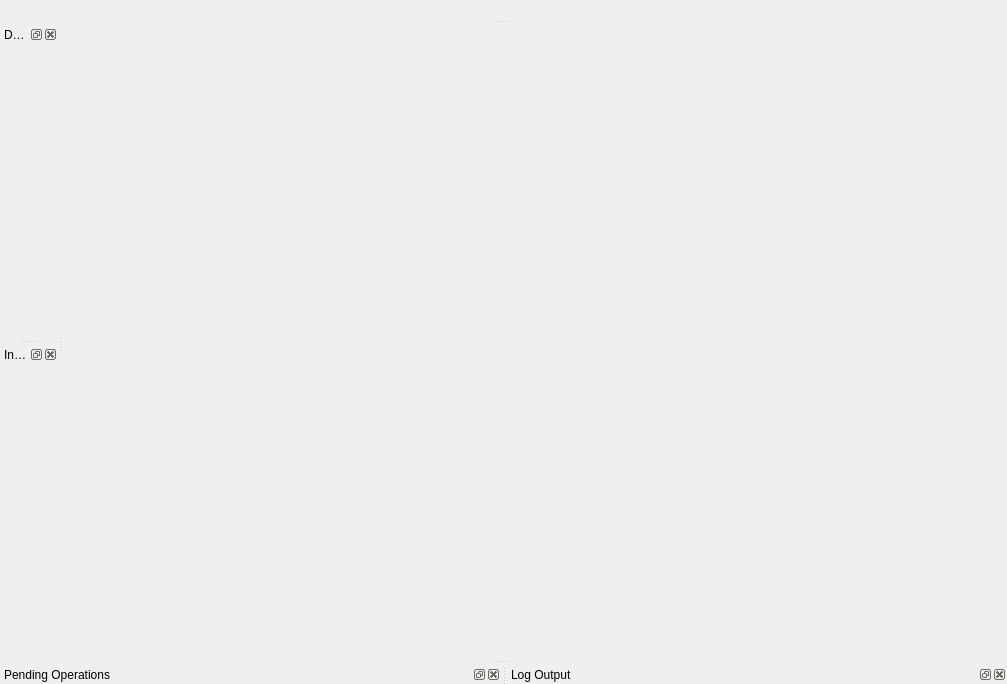
<?xml version="1.0" encoding="UTF-8"?>
<ui version="4.0">
 <author>
SPDX-FileCopyrightText: 2008-2011 Volker Lanz &lt;vl@fidra.de&gt;
SPDX-License-Identifier: GPL-3.0-or-later
 </author>
 <class>MainWindowBase</class>
 <widget class="QMainWindow" name="MainWindowBase">
  <property name="geometry">
   <rect>
    <x>0</x>
    <y>0</y>
    <width>1007</width>
    <height>684</height>
   </rect>
  </property>
  <property name="windowTitle">
   <string comment="@title:window">KDE Partition Manager</string>
  </property>
  <widget class="PartitionManagerWidget" name="m_PartitionManagerWidget"/>
  <widget class="QDockWidget" name="m_DockDevices">
   <property name="allowedAreas">
    <set>Qt::LeftDockWidgetArea|Qt::RightDockWidgetArea</set>
   </property>
   <property name="windowTitle">
    <string comment="@title:window">Devices</string>
   </property>
   <attribute name="dockWidgetArea">
    <number>1</number>
   </attribute>
   <widget class="ListDevices" name="m_ListDevices"/>
  </widget>
  <widget class="QDockWidget" name="m_DockOperations">
   <property name="allowedAreas">
    <set>Qt::BottomDockWidgetArea|Qt::LeftDockWidgetArea|Qt::RightDockWidgetArea</set>
   </property>
   <property name="windowTitle">
    <string comment="@title:window">Pending Operations</string>
   </property>
   <attribute name="dockWidgetArea">
    <number>8</number>
   </attribute>
   <widget class="ListOperations" name="m_ListOperations"/>
  </widget>
  <widget class="QDockWidget" name="m_DockInformation">
   <property name="windowTitle">
    <string comment="@title:window">Information</string>
   </property>
   <attribute name="dockWidgetArea">
    <number>1</number>
   </attribute>
   <widget class="InfoPane" name="m_InfoPane"/>
  </widget>
  <widget class="QDockWidget" name="m_DockLog">
   <property name="allowedAreas">
    <set>Qt::BottomDockWidgetArea|Qt::TopDockWidgetArea</set>
   </property>
   <property name="windowTitle">
    <string comment="@title:window">Log Output</string>
   </property>
   <attribute name="dockWidgetArea">
    <number>8</number>
   </attribute>
   <widget class="TreeLog" name="m_TreeLog"/>
  </widget>
  <widget class="QDockWidget" name="MessageWidgetDock">
   <property name="minimumSize">
    <size>
     <width>0</width>
     <height>0</height>
    </size>
   </property>
   <property name="features">
    <set>QDockWidget::NoDockWidgetFeatures</set>
   </property>
   <attribute name="dockWidgetArea">
    <number>4</number>
   </attribute>
   <widget class="KMessageWidget" name="m_MessageWidget">
    <property name="messageType">
     <enum>KMessageWidget::Warning</enum>
    </property>
   </widget>
  </widget>
 </widget>
 <customwidgets>
  <customwidget>
   <class>KMessageWidget</class>
   <extends>QFrame</extends>
   <header>kmessagewidget.h</header>
  </customwidget>
  <customwidget>
   <class>PartitionManagerWidget</class>
   <extends>QWidget</extends>
   <header>gui/partitionmanagerwidget.h</header>
   <container>1</container>
  </customwidget>
  <customwidget>
   <class>ListDevices</class>
   <extends>QWidget</extends>
   <header>gui/listdevices.h</header>
   <container>1</container>
  </customwidget>
  <customwidget>
   <class>ListOperations</class>
   <extends>QWidget</extends>
   <header>gui/listoperations.h</header>
   <container>1</container>
  </customwidget>
  <customwidget>
   <class>TreeLog</class>
   <extends>QWidget</extends>
   <header>gui/treelog.h</header>
   <container>1</container>
  </customwidget>
  <customwidget>
   <class>InfoPane</class>
   <extends>QWidget</extends>
   <header>gui/infopane.h</header>
   <container>1</container>
  </customwidget>
 </customwidgets>
 <resources/>
 <connections/>
</ui>
